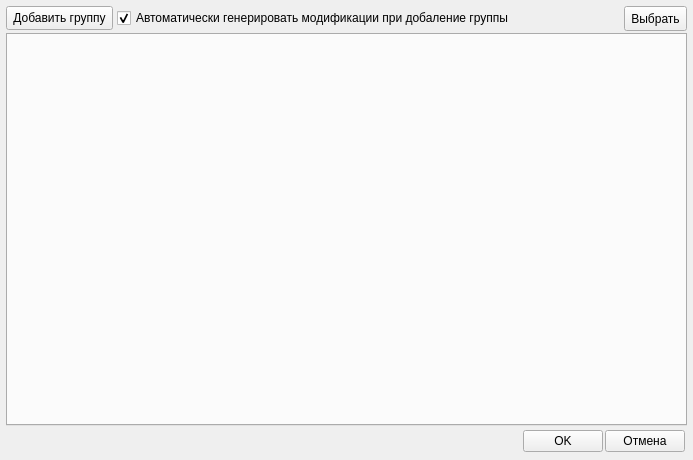
<?xml version="1.0" encoding="UTF-8"?>
<ui version="4.0">
 <class>FrameCardModifications</class>
 <widget class="QWidget" name="FrameCardModifications">
  <property name="geometry">
   <rect>
    <x>0</x>
    <y>0</y>
    <width>693</width>
    <height>460</height>
   </rect>
  </property>
  <property name="windowTitle">
   <string>Модификации товаров</string>
  </property>
  <layout class="QVBoxLayout" name="verticalLayout">
   <property name="spacing">
    <number>2</number>
   </property>
   <property name="leftMargin">
    <number>6</number>
   </property>
   <property name="topMargin">
    <number>6</number>
   </property>
   <property name="rightMargin">
    <number>6</number>
   </property>
   <property name="bottomMargin">
    <number>6</number>
   </property>
   <item>
    <layout class="QHBoxLayout" name="horizontalLayout">
     <property name="spacing">
      <number>4</number>
     </property>
     <item>
      <widget class="QToolButton" name="toolButtonAddTypeGoods">
       <property name="minimumSize">
        <size>
         <width>0</width>
         <height>24</height>
        </size>
       </property>
       <property name="toolTip">
        <string>Добавить группу для модификаций</string>
       </property>
       <property name="text">
        <string>Добавить группу</string>
       </property>
       <property name="icon">
        <iconset resource="../../res.qrc">
         <normaloff>:/32/icons/32x32/add.png</normaloff>:/32/icons/32x32/add.png</iconset>
       </property>
       <property name="iconSize">
        <size>
         <width>24</width>
         <height>24</height>
        </size>
       </property>
       <property name="toolButtonStyle">
        <enum>Qt::ToolButtonTextBesideIcon</enum>
       </property>
      </widget>
     </item>
     <item>
      <widget class="QCheckBox" name="checkBoxIsAutoFilledModifications">
       <property name="text">
        <string>Автоматически генерировать модификации при добаление группы</string>
       </property>
       <property name="checked">
        <bool>true</bool>
       </property>
      </widget>
     </item>
     <item>
      <spacer name="horizontalSpacer">
       <property name="orientation">
        <enum>Qt::Horizontal</enum>
       </property>
       <property name="sizeHint" stdset="0">
        <size>
         <width>388</width>
         <height>25</height>
        </size>
       </property>
      </spacer>
     </item>
     <item>
      <widget class="QToolButton" name="toolButtonSelect">
       <property name="sizePolicy">
        <sizepolicy hsizetype="Preferred" vsizetype="Preferred">
         <horstretch>0</horstretch>
         <verstretch>0</verstretch>
        </sizepolicy>
       </property>
       <property name="toolTip">
        <string>Выбрать контакт</string>
       </property>
       <property name="text">
        <string>Выбрать</string>
       </property>
       <property name="icon">
        <iconset resource="../../res.qrc">
         <normaloff>:/64/icons/64x64/select.png</normaloff>:/64/icons/64x64/select.png</iconset>
       </property>
       <property name="iconSize">
        <size>
         <width>24</width>
         <height>24</height>
        </size>
       </property>
       <property name="toolButtonStyle">
        <enum>Qt::ToolButtonTextBesideIcon</enum>
       </property>
      </widget>
     </item>
    </layout>
   </item>
   <item>
    <widget class="QTabWidget" name="tabWidget">
     <property name="tabsClosable">
      <bool>true</bool>
     </property>
    </widget>
   </item>
   <item>
    <layout class="QHBoxLayout" name="horizontalLayout_2">
     <property name="spacing">
      <number>2</number>
     </property>
     <property name="leftMargin">
      <number>2</number>
     </property>
     <property name="topMargin">
      <number>2</number>
     </property>
     <property name="rightMargin">
      <number>2</number>
     </property>
     <property name="bottomMargin">
      <number>2</number>
     </property>
     <item>
      <spacer name="horizontalSpacer_2">
       <property name="orientation">
        <enum>Qt::Horizontal</enum>
       </property>
       <property name="sizeHint" stdset="0">
        <size>
         <width>40</width>
         <height>20</height>
        </size>
       </property>
      </spacer>
     </item>
     <item>
      <widget class="QPushButton" name="buttonOK">
       <property name="enabled">
        <bool>true</bool>
       </property>
       <property name="sizePolicy">
        <sizepolicy hsizetype="Preferred" vsizetype="Fixed">
         <horstretch>0</horstretch>
         <verstretch>0</verstretch>
        </sizepolicy>
       </property>
       <property name="minimumSize">
        <size>
         <width>0</width>
         <height>0</height>
        </size>
       </property>
       <property name="maximumSize">
        <size>
         <width>16777215</width>
         <height>16777215</height>
        </size>
       </property>
       <property name="baseSize">
        <size>
         <width>0</width>
         <height>50</height>
        </size>
       </property>
       <property name="text">
        <string>OK</string>
       </property>
       <property name="iconSize">
        <size>
         <width>24</width>
         <height>24</height>
        </size>
       </property>
       <property name="flat">
        <bool>false</bool>
       </property>
      </widget>
     </item>
     <item>
      <widget class="QPushButton" name="buttonCancel">
       <property name="sizePolicy">
        <sizepolicy hsizetype="Preferred" vsizetype="Fixed">
         <horstretch>0</horstretch>
         <verstretch>0</verstretch>
        </sizepolicy>
       </property>
       <property name="minimumSize">
        <size>
         <width>0</width>
         <height>0</height>
        </size>
       </property>
       <property name="maximumSize">
        <size>
         <width>16777215</width>
         <height>16777215</height>
        </size>
       </property>
       <property name="text">
        <string>Отмена</string>
       </property>
       <property name="iconSize">
        <size>
         <width>24</width>
         <height>24</height>
        </size>
       </property>
       <property name="flat">
        <bool>false</bool>
       </property>
      </widget>
     </item>
    </layout>
   </item>
  </layout>
 </widget>
 <resources>
  <include location="../../res.qrc"/>
 </resources>
 <connections/>
</ui>
